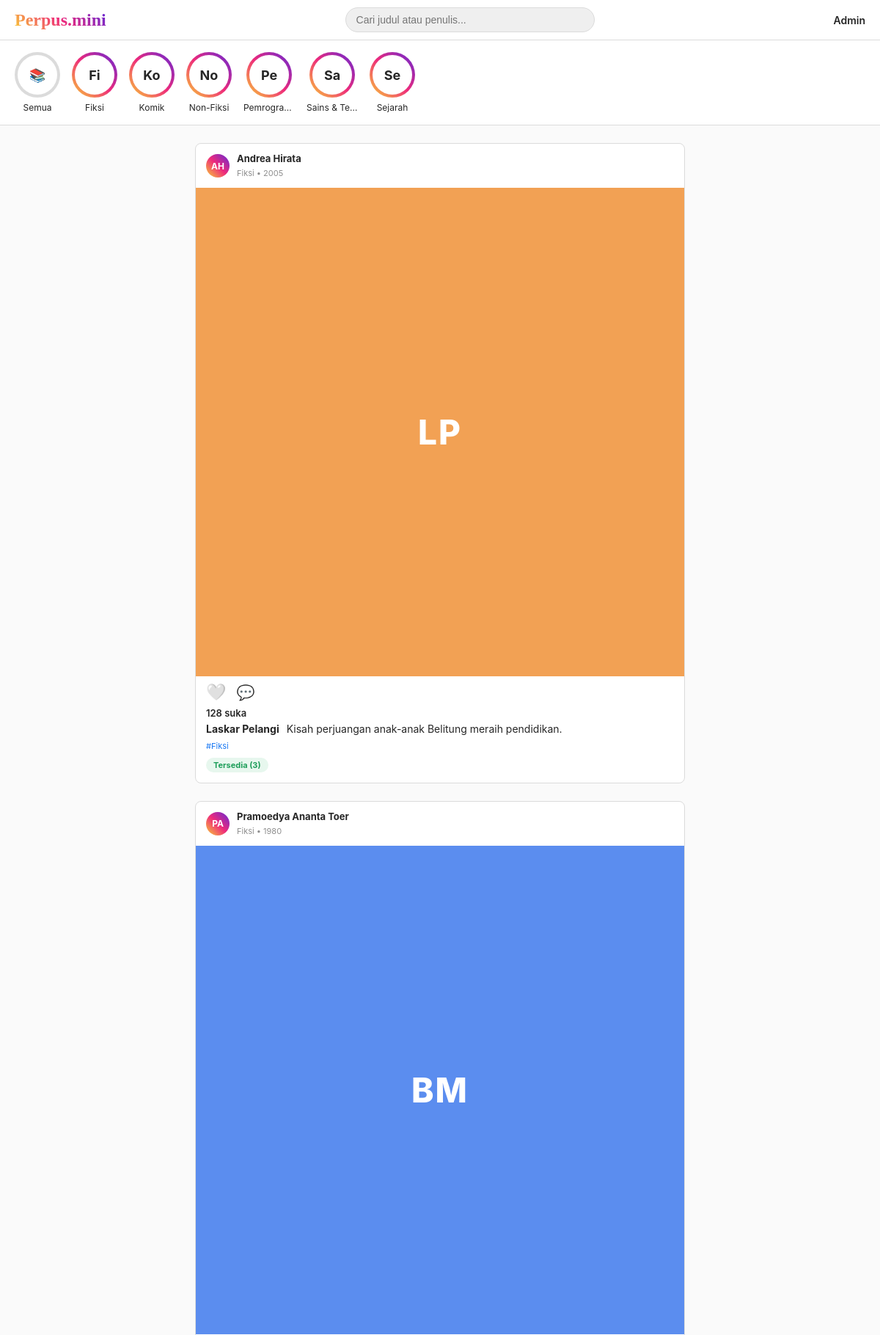
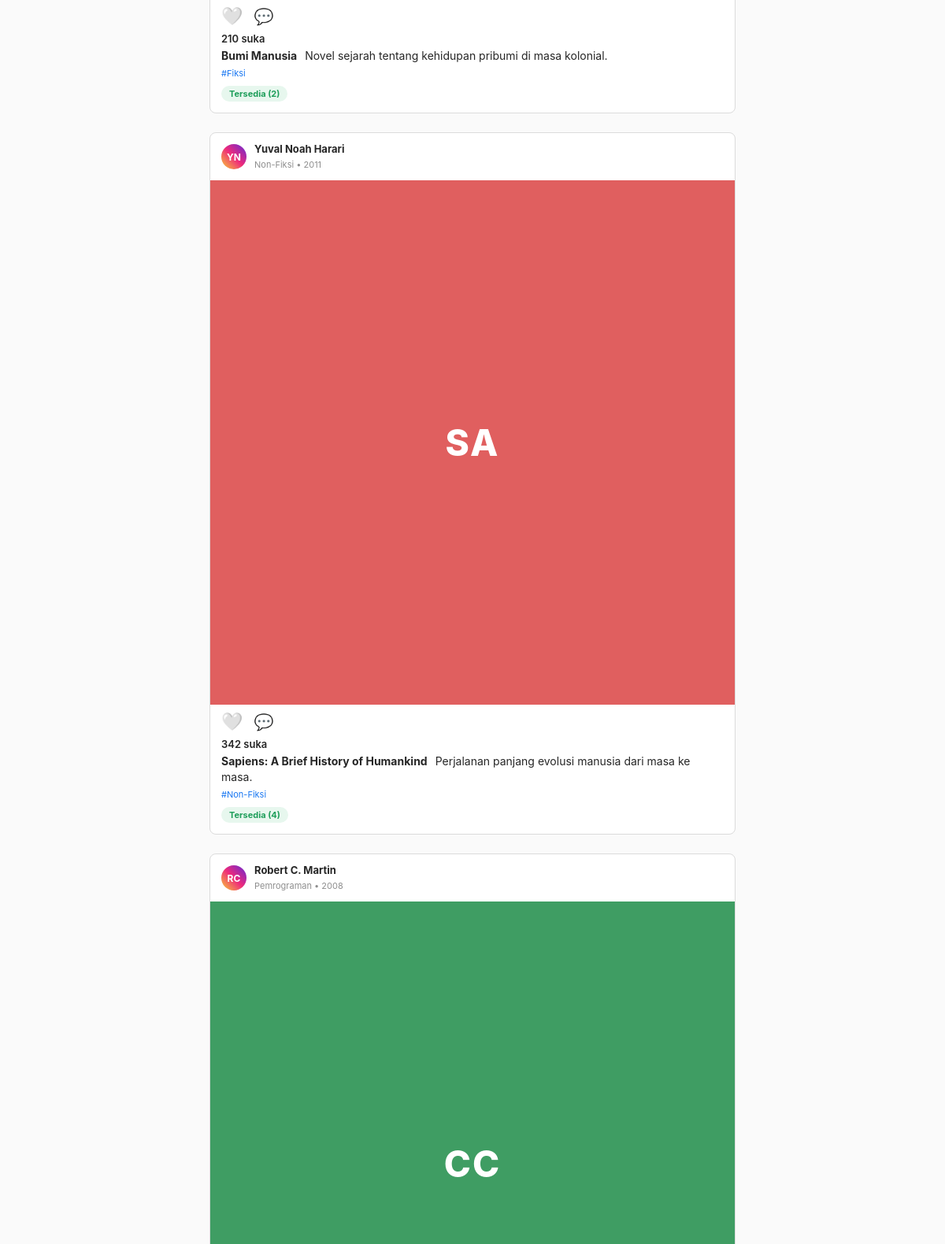
The page / (upper part) on the database its author committed (2 pictures, top to bottom).
### tables this page shows
CREATE TABLE categories (
    id INT AUTO_INCREMENT PRIMARY KEY,
    name VARCHAR(60) NOT NULL UNIQUE
);

CREATE TABLE books (
    id INT AUTO_INCREMENT PRIMARY KEY,
    title VARCHAR(150) NOT NULL,
    author VARCHAR(120) NOT NULL,
    category_id INT NULL,
    cover_color VARCHAR(7) NOT NULL DEFAULT '#dbdbdb',  
    synopsis TEXT NULL,
    year SMALLINT NULL,
    stock INT NOT NULL DEFAULT 1,
    is_available TINYINT(1) NOT NULL DEFAULT 1,
    likes INT NOT NULL DEFAULT 0,  
    created_at DATETIME DEFAULT CURRENT_TIMESTAMP,
    FOREIGN KEY (category_id) REFERENCES categories(id) ON DELETE SET NULL
);

### includes/functions.php (called while the page is built, shortened)
<?php
require_once __DIR__ . '/../config/db.php';
function e(?string $s): string { return htmlspecialchars($s ?? '', ENT_QUOTES, 'UTF-8'); }
function get_categories(): array
{
    return db()->query("SELECT * FROM categories ORDER BY name ASC")->fetchAll();
}
function get_books(?int $categoryId = null, ?string $search = null): array
{
    $sql = "SELECT b.*, c.name AS category_name FROM books b LEFT JOIN categories c ON c.id = b.category_id WHERE 1=1";
    $params = [];
    $sql .= " ORDER BY b.created_at DESC";
    $stmt = db()->prepare($sql);
    $stmt->execute($params);
    return $stmt->fetchAll();
}
function initials(string $title): string
{
    $words = preg_split('/\s+/', trim($title));
    $s = '';
    foreach (array_slice($words, 0, 2) as $w) $s .= mb_strtoupper(mb_substr($w, 0, 1));
    return $s ?: '?';
}

### config/db.php (called while the page is built, shortened)
<?php
function db(): PDO
{
    static $pdo = null;
    if ($pdo === null) {
        $dsn = 'mysql:host=' . DB_HOST . ';port=' . DB_PORT . ';dbname=' . DB_NAME . ';charset=utf8mb4';
        $options = [
            PDO::ATTR_ERRMODE            => PDO::ERRMODE_EXCEPTION,
            PDO::ATTR_DEFAULT_FETCH_MODE => PDO::FETCH_ASSOC,
            PDO::ATTR_EMULATE_PREPARES   => false,
        ];
        try {
            $pdo = new PDO($dsn, DB_USER, DB_PASS, $options);
        } catch (PDOException $e) {
            http_response_code(500);
            die('Koneksi database gagal. Pastikan schema.sql sudah di-import dan ENV DB sudah benar. (' . htmlspecialchars($e->getMessage()) . ')');
        }
    }
    return $pdo;
}

### index.php (the view, shortened to what this page needs)
<?php
require_once __DIR__ . '/includes/functions.php';
$categoryId = isset($_GET['cat']) ? (int)$_GET['cat'] : null;
$search = trim($_GET['q'] ?? '');
$categories = get_categories();
$books = get_books($categoryId ?: null, $search ?: null);
?>
<!DOCTYPE html>
<html lang="id">
<head>
<link rel="stylesheet" href="/assets/css/style.css">
</head>
<body>
<div class="ig-nav">
  <a href="/" class="ig-logo">Perpus.mini</a>
  <form class="ig-search" method="GET" action="/">
    <input type="text" name="q" value="<?= e($search) ?>" placeholder="Cari judul atau penulis...">
  </form>
  <div class="ig-nav-links">
    <a href="/admin/login.php">Admin</a>
  </div>
</div>
<div class="story-rail">
  <a href="/" class="story-chip <?= !$categoryId ? 'active' : '' ?>">
    <div class="story-ring"><div class="story-ring-inner">📚</div></div>
    <span>Semua</span>
  </a>
  <?php foreach ($categories as $c): ?>
  <a href="/?cat=<?= $c['id'] ?>" class="story-chip <?= $categoryId === (int)$c['id'] ? 'active' : '' ?>">
    <div class="story-ring"><div class="story-ring-inner"><?= e(mb_substr($c['name'],0,2)) ?></div></div>
    <span><?= e($c['name']) ?></span>
  </a>
  <?php endforeach; ?>
</div>
<div class="feed">
  <?php foreach ($books as $b): ?>
  <div class="post-card">
    <div class="post-header">
      <div class="post-avatar"><?= e(initials($b['author'])) ?></div>
      <div class="meta">
        <strong><?= e($b['author']) ?></strong>
        <span><?= e($b['category_name'] ?? 'Tanpa Kategori') ?><?= $b['year'] ? ' • ' . e($b['year']) : '' ?></span>
      </div>
    </div>
    <a href="/book.php?id=<?= $b['id'] ?>" class="post-cover" style="background:<?= e($b['cover_color']) ?>;">
      <?= e(initials($b['title'])) ?>
    </a>
    <div class="post-actions">
      <button type="button" class="like-btn" data-id="<?= $b['id'] ?>">🤍</button>
      <a href="/book.php?id=<?= $b['id'] ?>" style="text-decoration:none; color:inherit; font-size:20px;">💬</a>
    </div>
    <div class="post-body">
      <div class="likes"><span class="like-count" data-id="<?= $b['id'] ?>"><?= (int)$b['likes'] ?></span> suka</div>
      <div class="caption">
        <strong><?= e($b['title']) ?></strong>
        <?= e(mb_strimwidth($b['synopsis'] ?? '', 0, 90, '...')) ?>
      </div>
      <div class="tag">#<?= e(str_replace(' ', '', $b['category_name'] ?? 'buku')) ?></div>
      <br>
      <span class="stock-badge <?= $b['is_available'] && $b['stock'] > 0 ? 'stock-available' : 'stock-unavailable' ?>">
        <?= $b['is_available'] && $b['stock'] > 0 ? 'Tersedia (' . (int)$b['stock'] . ')' : 'Dipinjam / Habis' ?>
      </span>
    </div>
  </div>
  <?php endforeach; ?>
</div>
</body>
</html>

### assets/css/style.css (style rules this page uses)
:root { --ig-bg: #fafafa; --ig-border: #dbdbdb; --ig-text: #262626; --ig-gray: #8e8e8e; --ig-blue: #0095f6; --ig-blue-dark: #1877f2; --ig-red: #ed4956; --ig-gradient: linear-gradient(45deg, #f9ce34, #ee2a7b, #6228d7); --radius: 8px; }
* { box-sizing: border-box; margin: 0; padding: 0; }
body { font-family: -apple-system, BlinkMacSystemFont, 'Segoe UI', Roboto, Helvetica, Arial, sans-serif; background: var(--ig-bg); color: var(--ig-text); }
.ig-nav { background: #fff; border-bottom: 1px solid var(--ig-border); position: sticky; top: 0; z-index: 20; padding: 10px 20px; display: flex; align-items: center; justify-content: space-between; }
.ig-nav .ig-logo { font-family: Georgia, serif; font-size: 24px; font-weight: 700; background: var(--ig-gradient); -webkit-background-clip: text; background-clip: text; color: transparent; }
.ig-nav .ig-search { flex: 1; max-width: 340px; margin: 0 20px; }
.ig-nav .ig-search input { width: 100%; padding: 8px 14px; border-radius: 20px; border: 1px solid var(--ig-border); background: #efefef; font-size: 14px; }
.ig-nav-links { display: flex; gap: 16px; align-items: center; }
.ig-nav-links a { color: var(--ig-text); text-decoration: none; font-size: 14px; font-weight: 600; }
.story-rail { display: flex; gap: 16px; overflow-x: auto; background: #fff; border-bottom: 1px solid var(--ig-border); padding: 16px 20px; }
.story-chip { display: flex; flex-direction: column; align-items: center; gap: 6px; text-decoration: none; flex-shrink: 0; }
.story-ring { width: 62px; height: 62px; border-radius: 50%; background: var(--ig-gradient); display: flex; align-items: center; justify-content: center; }
.story-chip.active .story-ring { background: #dbdbdb; }
.story-ring-inner { width: 54px; height: 54px; border-radius: 50%; background: #fff; display: flex; align-items: center; justify-content: center; font-size: 18px; font-weight: 700; color: var(--ig-text); }
.story-chip span { font-size: 12px; color: var(--ig-text); max-width: 70px; text-align: center; white-space: nowrap; overflow: hidden; text-overflow: ellipsis; }
.feed { max-width: 700px; margin: 24px auto; padding: 0 16px 60px; display: flex; flex-direction: column; gap: 24px; }
.post-card { background: #fff; border: 1px solid var(--ig-border); border-radius: var(--radius); overflow: hidden; }
.post-header { display: flex; align-items: center; gap: 10px; padding: 12px 14px; }
.post-avatar { width: 32px; height: 32px; border-radius: 50%; background: var(--ig-gradient); display: flex; align-items: center; justify-content: center; color: #fff; font-size: 12px; font-weight: 700; }
.post-header .meta strong { font-size: 13px; display: block; }
.post-header .meta span { font-size: 11px; color: var(--ig-gray); }
.post-cover { width: 100%; aspect-ratio: 1/1; display: flex; align-items: center; justify-content: center; color: #fff; font-size: 46px; font-weight: 800; letter-spacing: 2px; text-decoration: none; }
.post-actions { display: flex; align-items: center; gap: 14px; padding: 10px 14px 4px; }
.post-actions button { background: none; border: none; cursor: pointer; font-size: 22px; color: var(--ig-text); padding: 0; line-height: 1; }
.post-body { padding: 4px 14px 14px; }
.post-body .likes { font-size: 13px; font-weight: 600; margin-bottom: 4px; }
.post-body .caption { font-size: 14px; line-height: 1.4; }
.post-body .caption strong { margin-right: 6px; }
.post-body .tag { display: inline-block; font-size: 11px; color: var(--ig-blue-dark); margin-top: 6px; }
.post-body .stock-badge { display: inline-block; margin-top: 8px; font-size: 11px; font-weight: 700; padding: 3px 10px; border-radius: 20px; }
.stock-available { background: #e7f7ee; color: #1e9e5a; }

### rows shown on the page
categories: name "Fi", name "Fiksi"
categories: name "Ko", name "Komik"
categories: name "No", name "Non-Fiksi"
categories: name "Pe", name "Pemrogra…"
categories: name "Sa", name "Sains & Te…"
categories: name "Se", name "Sejarah"
books: author "AH", author "Andrea Hirata", category.name "Fiksi", year "2005", title "LP", likes "128", title "Laskar Pelangi", synopsis "Kisah perjuangan anak-anak Belitung meraih pendidikan.", stock "3"
books: author "PA", author "Pramoedya Ananta Toer", category.name "Fiksi", year "1980", title "BM", likes "210", title "Bumi Manusia", synopsis "Novel sejarah tentang kehidupan pribumi di masa kolonial.", stock "2"
books: author "YN", author "Yuval Noah Harari", category.name "Non-Fiksi", year "2011", title "SA", likes "342", title "Sapiens: A Brief History of Humankind", synopsis "Perjalanan panjang evolusi manusia dari masa ke masa.", stock "4"
books: author "RC", author "Robert C. Martin", category.name "Pemrograman", year "2008", title "CC"
